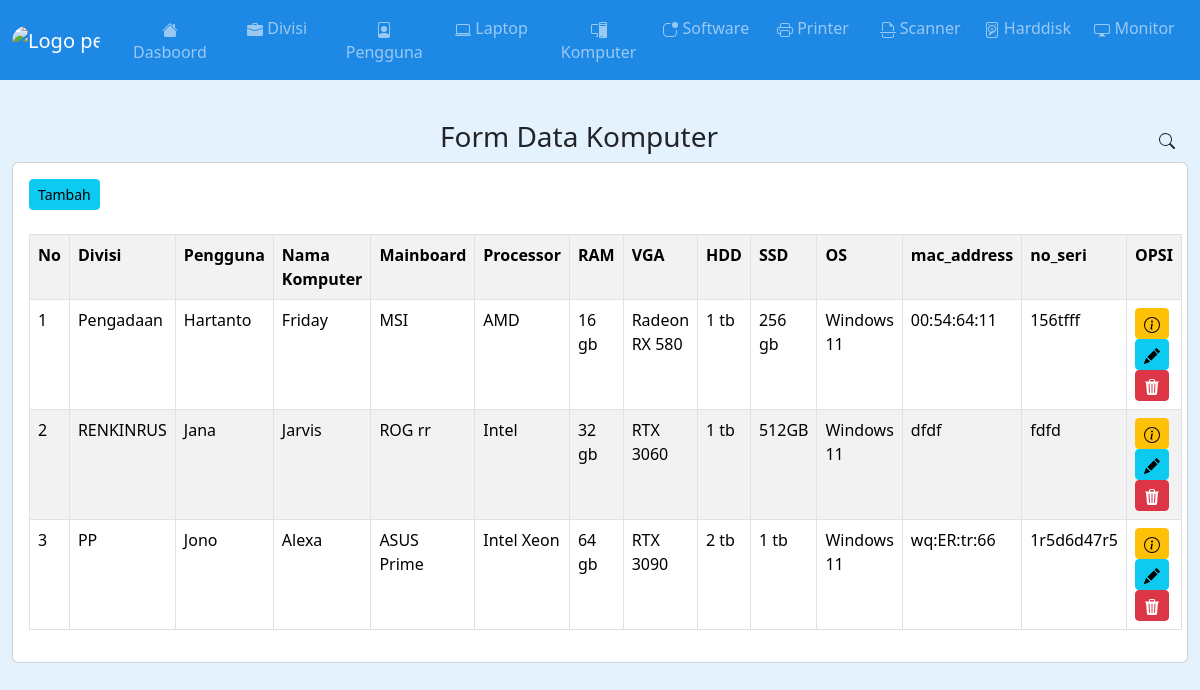
Page /pc.php on the committed database.
### tables this page shows
CREATE TABLE `data_inventaris` (
  `id` int(11) NOT NULL,
  `id_data_devisi` int(11) NOT NULL,
  `jenis_barang` varchar(100) NOT NULL,
  `nama_pengguna_id` int(11) NOT NULL,
  `id_data_laptop` int(11) NOT NULL,
  `id_data_monitor` int(11) NOT NULL,
  `id_data_hdd_eks` int(11) NOT NULL,
  `id_data_pc` int(11) NOT NULL,
  `id_data_printer` int(11) NOT NULL,
  `id_data_scanner` int(11) NOT NULL
);

CREATE TABLE `data_devisi` (
  `id` int(11) NOT NULL,
  `nama_devisi` varchar(100) NOT NULL
);

CREATE TABLE `data_pengguna` (
  `id` int(11) NOT NULL,
  `nama` varchar(100) NOT NULL
);

CREATE TABLE `data_pc` (
  `id` int(11) NOT NULL,
  `computer_name` varchar(100) NOT NULL,
  `mainboard` varchar(100) NOT NULL,
  `processor` varchar(100) NOT NULL,
  `ram` varchar(100) NOT NULL,
  `vga` varchar(100) NOT NULL,
  `hdd` varchar(100) NOT NULL,
  `ssd` varchar(100) NOT NULL,
  `os` varchar(100) NOT NULL,
  `mac_address` varchar(100) NOT NULL,
  `no_seri` varchar(100) NOT NULL
);

### pc.php (the view, shortened to what this page needs)
<?php include 'header.php'; ?>
<br><br><br><br><br>
<div class="container-fluid">
	<div class="card-header text-center">
		<h3>Form Data Komputer
		<button type="button" class="btn btn-white" data-bs-toggle="modal" data-bs-target="#myModal" title="Cari" style="float: right;">
		</button></h3></h3>
	</div>
	<div class="card">
		<div class="card-body">
			<a href="pc_tambah.php" class="btn btn-sm btn-info">Tambah</a>
			<br><br>
			<table class="table table-bordered table-striped">
				<tr>
					<th width="1%">No</th>
					<th>Divisi</th>
					<th>Pengguna</th>
					<th>Nama Komputer</th>
					<th>Mainboard</th>
					<th>Processor</th>
					<th>RAM</th>
					<th>VGA</th>
					<th>HDD</th>
					<th>SSD</th>
					<th>OS</th>
					<th>mac_address</th>
					<th>no_seri</th>
					<th width="9%">OPSI</th>
				</tr>
				<?php
				include 'koneksi.php';
				if(isset($_POST['cari'])){
					$cari = $_POST['cari'];
					$data = mysqli_query($koneksi, "SELECT data_inventaris.id_data_pc, data_devisi.nama_devisi, data_pengguna.nama, data_pc.computer_name,data_pc.mainboard,data_pc.processor,data_pc.ram,data_pc.vga,data_pc.hdd,data_pc.ssd,data_pc.os,data_pc.mac_address,data_pc.no_seri FROM data_inventaris JOIN data_devisi ON data_devisi.id = data_inventaris.id_data_devisi JOIN data_pengguna ON data_pengguna.id = data_inventaris.nama_pengguna_id JOIN data_pc ON data_pc.id = data_inventaris.id_data_pc WHERE data_pengguna.nama LIKE '%".$cari."%' ORDER BY id_data_pc");
				}
				else{
					$data = mysqli_query($koneksi, "SELECT data_inventaris.id_data_pc, data_devisi.nama_devisi, data_pengguna.nama, data_pc.computer_name,data_pc.mainboard,data_pc.processor,data_pc.ram,data_pc.vga,data_pc.hdd,data_pc.ssd,data_pc.os,data_pc.mac_address,data_pc.no_seri FROM data_inventaris JOIN data_devisi ON data_devisi.id = data_inventaris.id_data_devisi JOIN data_pengguna ON data_pengguna.id = data_inventaris.nama_pengguna_id JOIN data_pc ON data_pc.id = data_inventaris.id_data_pc ORDER BY id_data_pc;");
				}
				$no = 1;
				while ($d=mysqli_fetch_array($data)) {
					?>
					<tr>
						<td><?php echo $no++; ?></td>
						<td><?php echo $d['nama_devisi']; ?></td>
						<td><?php echo $d['nama']; ?></td>
						<td><?php echo $d['computer_name']; ?></td>
						<td><?php echo $d['mainboard']; ?></td>
						<td><?php echo $d['processor']; ?></td>
						<td><?php echo $d['ram']; ?></td>
						<td><?php echo $d['vga']; ?></td>
						<td><?php echo $d['hdd']; ?></td>
						<td><?php echo $d['ssd']; ?></td>
						<td><?php echo $d['os']; ?></td>
						<td><?php echo $d['mac_address']; ?></td>
						<td><?php echo $d['no_seri']; ?></td>
						<td>
							<a href="pc_detail.php?id=<?php echo $d['id_data_pc']; ?>" class="btn btn-sm btn-warning">
							</a>
							<a href="pc_edit.php?id=<?php echo $d['id_data_pc']; ?>" class="btn btn-sm btn-info">
								</a>
							<a href="pc_hapus.php?id=<?php echo $d['id_data_pc']; ?>" class="btn btn-sm btn-danger" onclick="return confirm('Apakah Anda Yakin Ingin Menghapusnya ?');">
							</a>
						</td>
					</tr>
					<?php
				} ?>
			</table>
		</div>
	</div>
</div>

### rows in the picture
data_inventaris: id_data_devisi.nama_devisi "Pengadaan", data_pengguna.nama "Hartanto", id_data_pc.computer_name "Friday", id_data_pc.mainboard "MSI", id_data_pc.processor "AMD", id_data_pc.ram "16 gb", id_data_pc.vga "Radeon RX 580", id_data_pc.hdd "1 tb", id_data_pc.ssd "256 gb", id_data_pc.os "Windows 11", id_data_pc.mac_address "00:54:64:11", id_data_pc.no_seri "156tfff"
data_inventaris: id_data_devisi.nama_devisi "RENKINRUS", data_pengguna.nama "Jana", id_data_pc.computer_name "Jarvis", id_data_pc.mainboard "ROG rr", id_data_pc.processor "Intel", id_data_pc.ram "32 gb", id_data_pc.vga "RTX 3060", id_data_pc.hdd "1 tb", id_data_pc.ssd "512GB", id_data_pc.os "Windows 11", id_data_pc.mac_address "dfdf", id_data_pc.no_seri "fdfd"
data_inventaris: id_data_devisi.nama_devisi "PP", data_pengguna.nama "Jono", id_data_pc.computer_name "Alexa", id_data_pc.mainboard "ASUS Prime", id_data_pc.processor "Intel Xeon", id_data_pc.ram "64 gb", id_data_pc.vga "RTX 3090", id_data_pc.hdd "2 tb", id_data_pc.ssd "1 tb", id_data_pc.os "Windows 11", id_data_pc.mac_address "wq:ER:tr:66", id_data_pc.no_seri "1r5d6d47r5"
